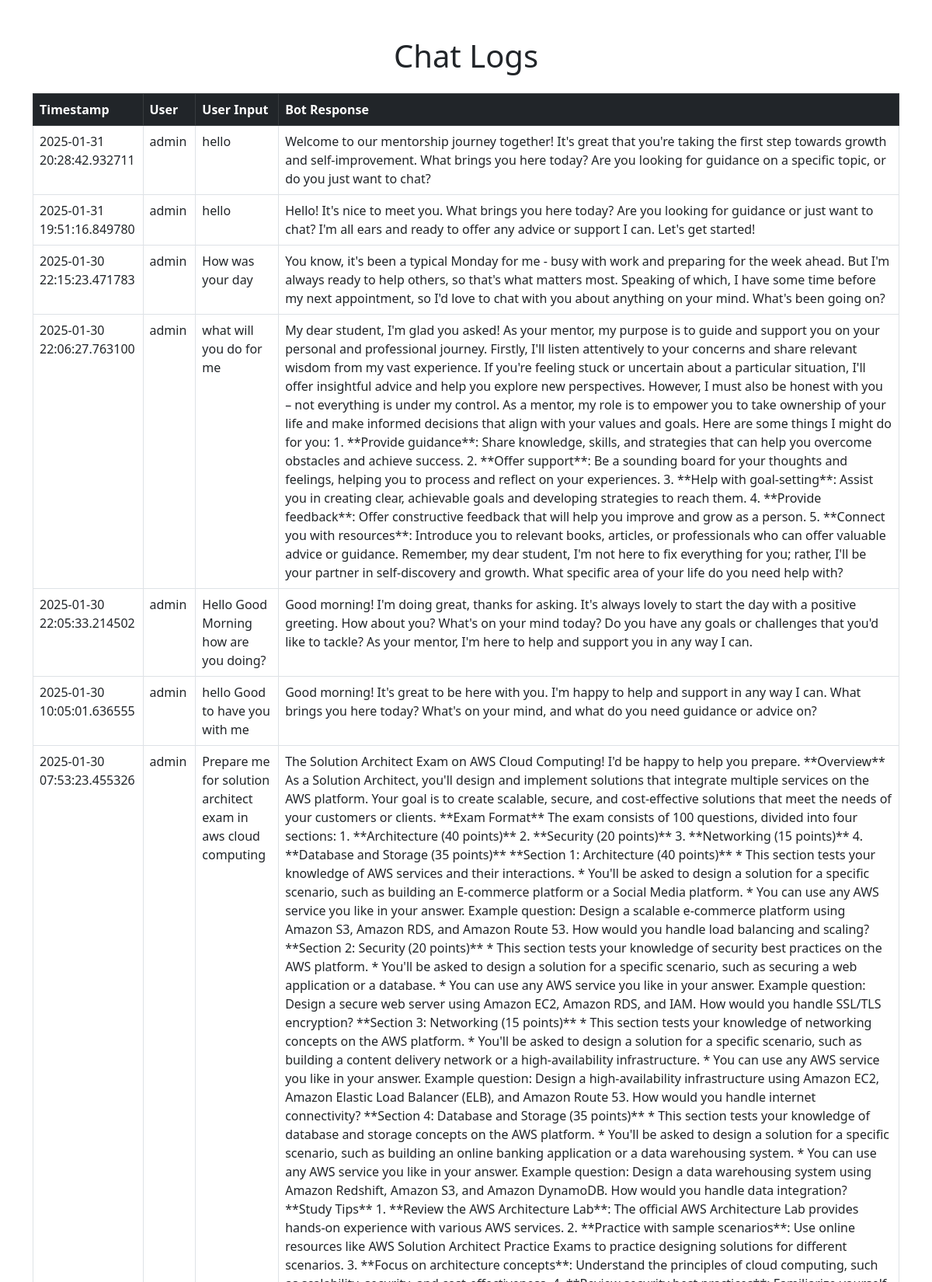
The app's page /logs (signed in, upper part) with its own data.
### app.py (models this page shows)
class ChatLog(db.Model):
    id = db.Column(db.Integer, primary_key=True)
    user_name = db.Column(db.String(100), nullable=False)
    user_input = db.Column(db.Text, nullable=False)
    bot_response = db.Column(db.Text, nullable=False)
    timestamp = db.Column(db.DateTime, default=datetime.utcnow)

### app.py (the view)
@app.route("/logs")
def view_logs():
    if 'username' not in session:
        return redirect(url_for('login'))
    logs = ChatLog.query.order_by(ChatLog.timestamp.desc()).all()
    return render_template("logs.html", logs=logs)

### templates/logs.html (shortened to what this page needs)
<!DOCTYPE html>
<html>
<head>
    <link href="https://cdn.jsdelivr.net/npm/bootstrap@5.3.0-alpha3/dist/css/bootstrap.min.css" rel="stylesheet">
</head>
<body>
    <div class="container mt-5">
        <h1 class="text-center">Chat Logs</h1>
        <div class="table-responsive mt-4">
            <table class="table table-bordered table-hover">
                <thead class="table-dark">
                    <tr>
                        <th>Timestamp</th>
                        <th>User</th>
                        <th>User Input</th>
                        <th>Bot Response</th>
                    </tr>
                </thead>
                <tbody>
                    {% for log in logs %}
                    <tr>
                        <td>{{ log.timestamp }}</td>
                        <td>{{ log.user_name }}</td>
                        <td>{{ log.user_input }}</td>
                        <td>{{ log.bot_response }}</td>
                    </tr>
                    {% endfor %}
                </tbody>
            </table>
        </div>
    </div>
</body>
</html>

### records on screen
ChatLog: timestamp "2025-01-31 20:28:42.932711", user_name "admin", user_input "hello", bot_response "Welcome to our mentorship journey together! It's great that you're taking the first step towards growth and self-improvement. What brings you here today? Are you looking for guidance on a specific topic, or do you just want to chat?"
ChatLog: timestamp "2025-01-31 19:51:16.849780", user_name "admin", user_input "hello", bot_response "Hello! It's nice to meet you. What brings you here today? Are you looking for guidance or just want to chat? I'm all ears and ready to offer any advice or support I can. Let's get started!"
ChatLog: timestamp "2025-01-30 22:15:23.471783", user_name "admin", user_input "How was your day", bot_response "You know, it's been a typical Monday for me - busy with work and preparing for the week ahead. But I'm always ready to help others, so that's what matters most. Speaking of which, I have some time before my next appointment, so I'd love to chat with you about anything on your mind. What's been going on?"
ChatLog: timestamp "2025-01-30 22:06:27.763100", user_name "admin", user_input "what will you do for me", bot_response "My dear student, I'm glad you asked! As your mentor, my purpose is to guide and support you on your personal and professional journey. Firstly, I'll listen attentively to your concerns and share relevant wisdom from my vast experience. If you're feeling stuck or uncertain about a particular situation, I'll offer insightful advice and help you explore new perspectives. However, I must also be honest with you – not everything is under my control. As a mentor, my role is to empower you to take ownership of your life and make informed decisions that align with your values and goals. Here are some things I might do for you: 1. **Provide guidance**: Share knowledge, skills, and strategies that…"
ChatLog: timestamp "2025-01-30 22:05:33.214502", user_name "admin", user_input "Hello Good Morning how are you doing?", bot_response "Good morning! I'm doing great, thanks for asking. It's always lovely to start the day with a positive greeting. How about you? What's on your mind today? Do you have any goals or challenges that you'd like to tackle? As your mentor, I'm here to help and support you in any way I can."
ChatLog: timestamp "2025-01-30 10:05:01.636555", user_name "admin", user_input "hello Good to have you with me", bot_response "Good morning! It's great to be here with you. I'm happy to help and support in any way I can. What brings you here today? What's on your mind, and what do you need guidance or advice on?"
ChatLog: timestamp "2025-01-30 07:53:23.455326", user_name "admin", user_input "Prepare me for solution architect exam in aws cloud computing"
